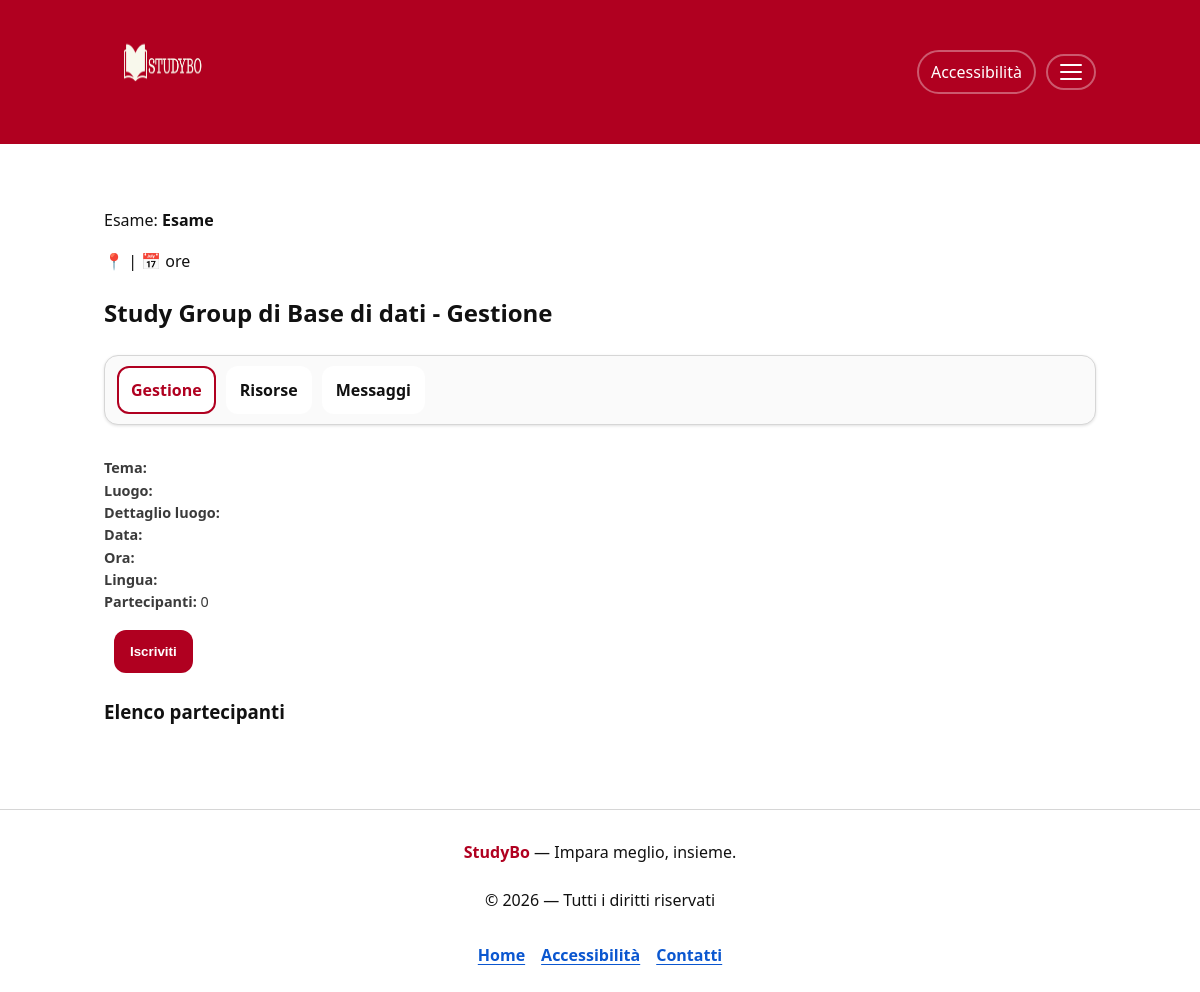
Page /studygroup.php?idcdl=1&idesame=3&idstudygroup=6 (signed in) on the earlier database version.
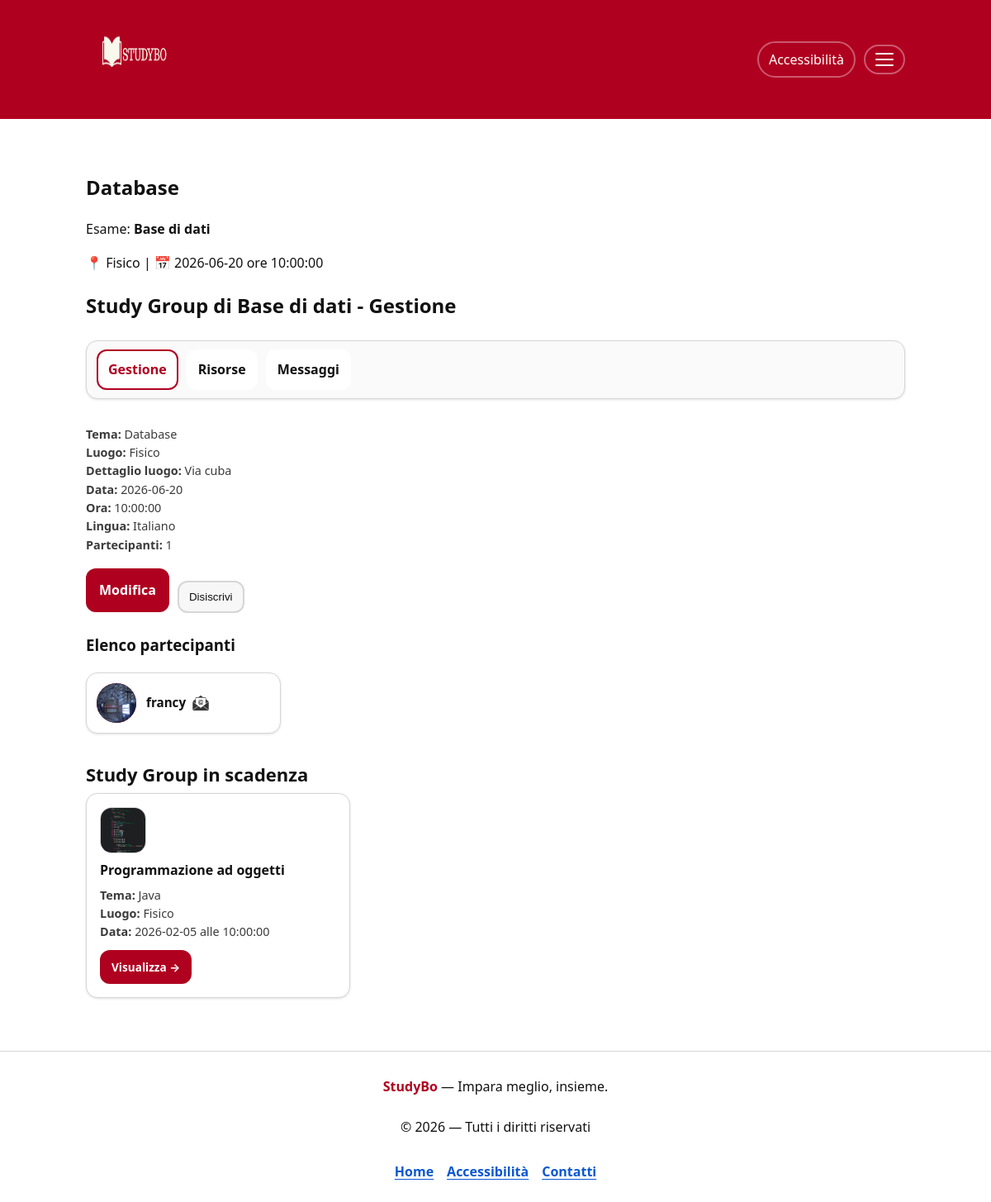
Same page on the later database version.
### tables this page shows
CREATE TABLE `esame` (
  `idcdl` int(11) NOT NULL,
  `idesame` int(11) NOT NULL,
  `nomeesame` char(100) NOT NULL,
  `annoesame` int(11) NOT NULL,
  `imgesame` char(100) NOT NULL,
  `principale` tinyint(1) NOT NULL
);

CREATE TABLE `studygroup` (
  `idcdl` int(11) NOT NULL,
  `idesame` int(11) NOT NULL,
  `idstudygroup` int(11) NOT NULL,
  `idlingua` char(5) NOT NULL,
  `tema` char(30) NOT NULL,
  `luogo` char(20) NOT NULL,
  `dettaglioluogo` text NOT NULL,
  `data` date NOT NULL,
  `ora` time NOT NULL,
  `amministratoresg` char(100) NOT NULL
);

CREATE TABLE `lingua` (
  `idlingua` char(5) NOT NULL,
  `descrizionelingua` char(30) NOT NULL
);

CREATE TABLE `adesione` (
  `idcdl` int(11) NOT NULL,
  `idesame` int(11) NOT NULL,
  `idstudygroup` int(11) NOT NULL,
  `username` char(100) NOT NULL
);

CREATE TABLE `user` (
  `username` char(100) NOT NULL,
  `cognome` char(100) NOT NULL,
  `nome` char(100) NOT NULL,
  `password` char(200) NOT NULL,
  `attivo` char(1) NOT NULL,
  `amministratore` char(1) NOT NULL,
  `imguser` char(100) NOT NULL,
  `idcdl` int(11) DEFAULT NULL
);

### studygroup.php (called while the page is built, shortened)
<?php
require_once 'bootstrap.php';
$idcdl = $_GET["idcdl"];
$idesame = $_GET["idesame"];
$idsg = $_GET["idstudygroup"];
$u = $_SESSION["username"];
$templateParams["is_iscrittosg"] = $dbh->isPartecipante($idcdl, $idesame, $idsg, $u);
$templateParams["info_gruppo"] = $dbh->getSgById($idcdl, $idesame, $idsg)[0];
$templateParams["messaggi"] = $dbh->getMsgsFromId($idcdl, $idesame, $idsg);
$templateParams["risorse"] = $dbh->getResourceSg($idcdl, $idesame, $idsg);
$templateParams["studygroupscadenza"] = $dbh->getStGrScad();
if(isset($_SESSION["username"])){
    $templateParams["partecipanti"] = $dbh->getPartecipanti($idcdl, $idesame, $idsg);
    $templateParams["amministratore"] = $dbh->isAdmin($u)[0]["amministratore"];
    $templateParams["nomeutente"] = $dbh->getNameUser($u)[0]["nome"];
    $templateParams["titolo"] = "StudyBo - Study Group";
    $templateParams["nome"] = "studygroup.php";
    $templateParams["partecipante"] = $dbh->getPartecipantiByUser($idcdl, $idesame, $idsg, $u);
    if(empty($templateParams["partecipante"])){
        $iscrivi = "submit";
    } else {
        $disiscrivi = "submit";
    }
    $templateParams["studygroup"] = $dbh->getEsameById($idcdl, $idesame);
    $templateParams["dettaglio-sg"] = $dbh->getSgById($idcdl, $idesame, $idsg);
    $templateParams["numPartecipanti"] = $dbh->getNumPartecipanti($idcdl, $idesame, $idsg);
    $templateParams["lingua"] = $dbh->getLingua();
}
require_once 'template/base.php';
?>

### db/DatabaseHelper.php (called while the page is built, shortened)
<?php
class DatabaseHelper {
    private $db;
    public function __construct($servername, $username, $password, $dbname, $port){
        $this->db = new mysqli($servername, $username, $password, $dbname, $port);
    }
    public function isPartecipante($idcdl, $idesame, $idstudygroup, $username) {
    $query = "
        SELECT 1
        FROM adesione
        WHERE idcdl = ?
          AND idesame = ?
          AND idstudygroup = ?
          AND username = ?
        LIMIT 1
    ";
    $stmt = $this->db->prepare($query);
    $stmt->bind_param("ssss", $idcdl, $idesame, $idstudygroup, $username);
    $stmt->execute();
    $res = $stmt->get_result();
    return $res && $res->num_rows > 0;
    }
    public function isAdmin($u){
        $stmt = $this->db->prepare("SELECT amministratore FROM user WHERE username = ?");
        $stmt->bind_param('s', $u);
        $stmt->execute();
        return $stmt->get_result()->fetch_all(MYSQLI_ASSOC);
    }
    public function getStGrScad(){
        return $this->db->query("SELECT S.*, E.nomeesame, E.imgesame FROM studygroup S JOIN esame E ON S.idesame = E.idesame WHERE S.data = CURRENT_DATE ORDER BY S.ora")->fetch_all(MYSQLI_ASSOC);
    }
    public function getSgById($c, $e, $s) {
        $stmt = $this->db->prepare("SELECT S.*, L.descrizionelingua, E.nomeesame FROM studygroup S JOIN lingua L ON S.idlingua = L.idlingua JOIN esame E ON (E.idesame = S.idesame AND E.idcdl = S.idcdl) WHERE S.idcdl = ? AND S.idesame = ? AND S.idstudygroup = ?");
        $stmt->bind_param('iii', $c, $e, $s);
        $stmt->execute();
        return $stmt->get_result()->fetch_all(MYSQLI_ASSOC);
    }
    public function getMsgsFromId($c, $e, $s){
        $stmt = $this->db->prepare("SELECT M.*, U.* FROM messaggio M JOIN user U ON M.username=U.username WHERE M.idcdl=? AND M.idesame=? AND M.idstudygroup=? ORDER BY datamsg, oramsg");
        $stmt->bind_param('iii', $c, $e, $s);
        $stmt->execute();
        return $stmt->get_result()->fetch_all(MYSQLI_ASSOC);
    }
    public function getResourceSg($c, $e, $s) {
        $stmt = $this->db->prepare("SELECT * FROM risorsa WHERE idcdl = ? AND idesame = ? AND idstudygroup = ? AND notifica = 0");
        $stmt->bind_param('iii', $c, $e, $s);
        $stmt->execute();
        return $stmt->get_result()->fetch_all(MYSQLI_ASSOC);
    }
    public function getPartecipanti($cdl, $esame, $sg){
        $query = "SELECT A.*, U.*
                FROM adesione A
                JOIN user U ON A.username = U.username
                WHERE A.idcdl = ? AND A.idesame = ? AND A.idstudygroup = ?";
        $stmt = $this->db->prepare($query);
        $stmt->bind_param('iii', $cdl, $esame, $sg);
        $stmt->execute();
        return $stmt->get_result()->fetch_all(MYSQLI_ASSOC);
    }
}
?>

### bootstrap.php (called while the page is built, shortened)
<?php
require_once 'db/DatabaseHelper.php';
$dbh = new DatabaseHelper(DB_HOST, DB_USER, DB_PASS, DB_NAME, DB_PORT);
?>

### template/studygroup.php (the view, shortened to what this page needs)
<div class="sg-container">
    <header class="sezione">
        <h2><?php echo e($templateParams["info_gruppo"]["tema"]); ?></h2>
        <p>Esame: <strong><?php echo e($templateParams["info_gruppo"]["nomeesame"] ?? 'Esame'); ?></strong></p>
        <p>📍 <?php echo e($templateParams["info_gruppo"]["luogo"]); ?> | 📅 <?php echo e($templateParams["info_gruppo"]["data"]); ?> ore <?php echo e($templateParams["info_gruppo"]["ora"]); ?></p>
    </header>
    <section class="sg">
        <h2>Study Group di <?php echo $templateParams["studygroup"][0]["nomeesame"]; ?> - Gestione</h2>
        <nav class="admin-nav" aria-label="Navigazione Study Group">
            <ul class="admin-nav-list">
                <li class="admin-nav-item">
                    <a class="admin-nav-link is-active" href="studygroup.php?idcdl=<?php echo $_GET["idcdl"]; ?>&idesame=<?php echo $_GET["idesame"]; ?>&idstudygroup=<?php echo $_GET["idstudygroup"]; ?>">Gestione</a>
                </li>
                <li class="admin-nav-item">
                    <a class="admin-nav-link" href="risorsesg.php?idcdl=<?php echo $_GET["idcdl"]; ?>&idesame=<?php echo $_GET["idesame"]; ?>&idstudygroup=<?php echo $_GET["idstudygroup"]; ?>">Risorse</a>
                </li>
                <li class="admin-nav-item">
                    <a class="admin-nav-link" href="bacheca2.php?idcdl=<?php echo $_GET["idcdl"]; ?>&idesame=<?php echo $_GET["idesame"]; ?>&idstudygroup=<?php echo $_GET["idstudygroup"]; ?>">Messaggi</a>
                </li>
            </ul>
        </nav>
        <div class="contenuto-sg">
            <section class="dettaglio-sg sezione">
                <div class="card-esame">
                    <div class="card-text">
                        <?php if(!isset($_GET["action"]) || $_GET["action"] !== "modifica"): ?>
                            <div class="sg-desc" id="sg-desc">
                                <ul class="card-meta">
                                    <li><strong>Tema:</strong> <?php echo $templateParams["dettaglio-sg"][0]["tema"]; ?></li>
                                    <li><strong>Luogo:</strong> <?php echo $templateParams["dettaglio-sg"][0]["luogo"]; ?></li>
                                    <li>
                                        <strong>Dettaglio luogo:</strong>
                                        <?php if($templateParams["dettaglio-sg"][0]["luogo"]=="Online"): ?>
                                            <a href="<?php echo $templateParams["dettaglio-sg"][0]["dettaglioluogo"]; ?>" target="_blank">Accedi al link</a>
                                        <?php else: ?>
                                            <?php echo $templateParams["dettaglio-sg"][0]["dettaglioluogo"]; ?>
                                        <?php endif; ?>
                                    </li>
                                    <li><strong>Data:</strong> <?php echo $templateParams["dettaglio-sg"][0]["data"]; ?></li>
                                    <li><strong>Ora:</strong> <?php echo $templateParams["dettaglio-sg"][0]["ora"]; ?></li>
                                    <li><strong>Lingua:</strong> <?php echo $templateParams["dettaglio-sg"][0]["descrizionelingua"]; ?></li>
                                    <li><strong>Partecipanti:</strong> <?php echo $templateParams["numPartecipanti"][0]["numpart"]; ?></li>
                                </ul>
                                <div class="admin-actions" id="button-sg">
                                    <?php if($templateParams["is_iscrittosg"]): ?>
                                        <a href="studygroup.php?idcdl=<?php echo $_GET["idcdl"]; ?>&idesame=<?php echo $_GET["idesame"]; ?>&idstudygroup=<?php echo $_GET["idstudygroup"]; ?>&action=modifica" class="btn-primary">Modifica</a>
                                    <?php endif; ?>
                                    <form action="#" method="POST" class="inline-form">
                                        <input type="<?php echo $disiscrivi; ?>" name="disiscrivi" value="Disiscrivi" class="btn-secondary"/>
                                    </form>
                                    <form <?php echo $iscrivi; ?> action="studygroup.php?idcdl=<?php echo $_GET["idcdl"]; ?>&idesame=<?php echo $_GET["idesame"]; ?>&idstudygroup=<?php echo $_GET["idstudygroup"]; ?>" method="POST" class="inline-form">
                                        <input type="submit" name="iscrivi" value="Iscriviti" class="btn-primary"/>
                                    </form>
                                </div>
                            </div>
                        <?php endif; ?>
                    </div>
                </div>
            </section>
            <section class="sg-participants sezione">
                <h3>Elenco partecipanti</h3>
                <div class="sg-participants-grid">
                    <?php foreach($templateParams["partecipanti"] as $partecipante): ?>
                        <div class="sg-user">
                            <div class="sg-avatar">
                                <?php if($partecipante["imguser"] == ""): ?>
                                    <span class="sg-avatar-fallback">
                                        <?php echo strtoupper(substr($partecipante["nome"], 0, 1)) . strtoupper(substr($partecipante["cognome"], 0, 1)); ?>
                                    </span>
                                <?php else: ?>
                                    <img src="<?php echo UPLOAD_DIR . $partecipante["imguser"]; ?>" alt="" width="48" height="48"/>
                                <?php endif; ?>
                            </div>
                            <div class="sg-user-info">
                                <strong><?php echo $partecipante["username"]; ?></strong>
                                <a href="mailto:<?php echo $partecipante["username"]; ?>@studio.unibo.it" class="sg-user-mail">
                                    <img src="./upload/busta.png" alt="Email" width="20" height="20">
                                </a>
                            </div>
                        </div>
                    <?php endforeach; ?>
                </div>
            </section>
        </div>
    </section>
</div>

### template/base.php (shortened to what this page needs)
<!DOCTYPE html>
<html lang="it">
<head>
    <link rel="stylesheet" href="style.css?v=1.1"/>
    </head>
<body onload="typeof checkNotifica === 'function' && checkNotifica()">
    <?php include __DIR__ . '/../header.php'; ?>
    <main class="pagina" id="contenuto">
        <?php
        if (isset($templateParams["nome"])) {
            $view = __DIR__ . '/' . ltrim($templateParams["nome"], '/\\');
            require $view;
        }
        ?>
        <?php if(isset($templateParams["studygroupscadenza"]) && !empty($templateParams["studygroupscadenza"])): ?>
        <section class="sezione" aria-labelledby="scadenze-sidebar-title">
            <div class="section-head">
                <h2 id="scadenze-sidebar-title">Study Group in scadenza</h2>
            </div>
            <div class="griglia-corsi">
                <?php foreach($templateParams["studygroupscadenza"] as $cardstudygr): ?>
                    <article class="card-corso">
                        <div class="card-icon">
                            <img src="img/esami/<?php echo $cardstudygr["imgesame"]; ?>" alt="">
                        </div>
                        <h3 class="card-title"><?php echo e($cardstudygr["nomeesame"]); ?></h3>
                        <ul class="card-meta">
                            <li><strong>Tema:</strong> <?php echo e($cardstudygr["tema"]); ?></li>
                            <li><strong>Luogo:</strong> <?php echo e($cardstudygr["luogo"]); ?></li>
                            <li><strong>Data:</strong> <?php echo e($cardstudygr["data"]); ?> alle <?php echo e($cardstudygr["ora"]); ?></li>
                        </ul>
                        <a class="btn-primary btn-small" href="studygroup.php?idcdl=<?php echo $cardstudygr["idcdl"]; ?>&idesame=<?php echo $cardstudygr["idesame"]; ?>&idstudygroup=<?php echo $cardstudygr["idstudygroup"]; ?>">Visualizza →</a>
                    </article>
                <?php endforeach; ?>
            </div>
        </section>
        <?php endif; ?>
    </main>
    <?php include __DIR__ . '/../footer.php'; ?>
</body>
</html>

### header.php (shortened to what this page needs)
<?php
$isAdmin = isset($_SESSION["amministratore"]) && $_SESSION["amministratore"] == 1;
$homeLink = $isAdmin ? "gestioneCDL.php" : "home.php";
?>
<header class="topbar">
  <div class="topbar-inner">
    <a href="<?php echo $homeLink; ?>" class="brand" aria-label="Torna alla Home">
      <img src="img/logo.studybo.png" alt="StudyBo" class="logo">
    </a>
    <div class="topbar-actions">
      <a class="btn-ghost" href="accessibilita.php">Accessibilità</a>
      <button class="btn-menu" id="btn-hamburger" type="button" aria-label="Apri menu">
        <span class="hamb-icon">
          <span class="hamb-line"></span>
          <span class="hamb-line"></span>
          <span class="hamb-line"></span>
        </span>
      </button>
    </div>
  </div>
</header>

### footer.php
<footer class="pie-pagina" role="contentinfo">
  <div class="footer-inner">
    <p><strong>StudyBo</strong> — Impara meglio, insieme.</p>
    <p>&copy; <?php echo date("Y"); ?> — Tutti i diritti riservati</p>
    <nav class="footer-nav" aria-label="Link a fondo pagina">
      <ul>
        <li><a href="home.php">Home</a></li>
        <li><a href="accessibilita.php">Accessibilità</a></li>
        <li><a href="contatti.php">Contatti</a></li>
      </ul>
    </nav>
  </div>
</footer>

Differences in the rows shown:
added studygroup: tema "Database", esame.nomeesame "Base di dati", luogo "Fisico", data "2026-06-20", ora "10:00:00", dettaglioluogo "Via cuba", idlingua.descrizionelingua "Italiano"
added adesione: username.imguser (picture), username.username "francy"
added studygroup: esame.imgesame (picture), esame.nomeesame "Programmazione ad oggetti", tema "Java", luogo "Fisico", data "2026-02-05", ora "10:00:00"
Other differences:
$templateParams["numPartecipanti"][0]["numpart"]: "0" → "1"
form field disiscrivi: (not shown) → "Disiscrivi"
$templateParams["info_gruppo"]["nomeesame"]: "Esame" → (not shown)
form field iscrivi: "Iscriviti" → (not shown)
text now shown: "Modifica Study Group in scadenza"
